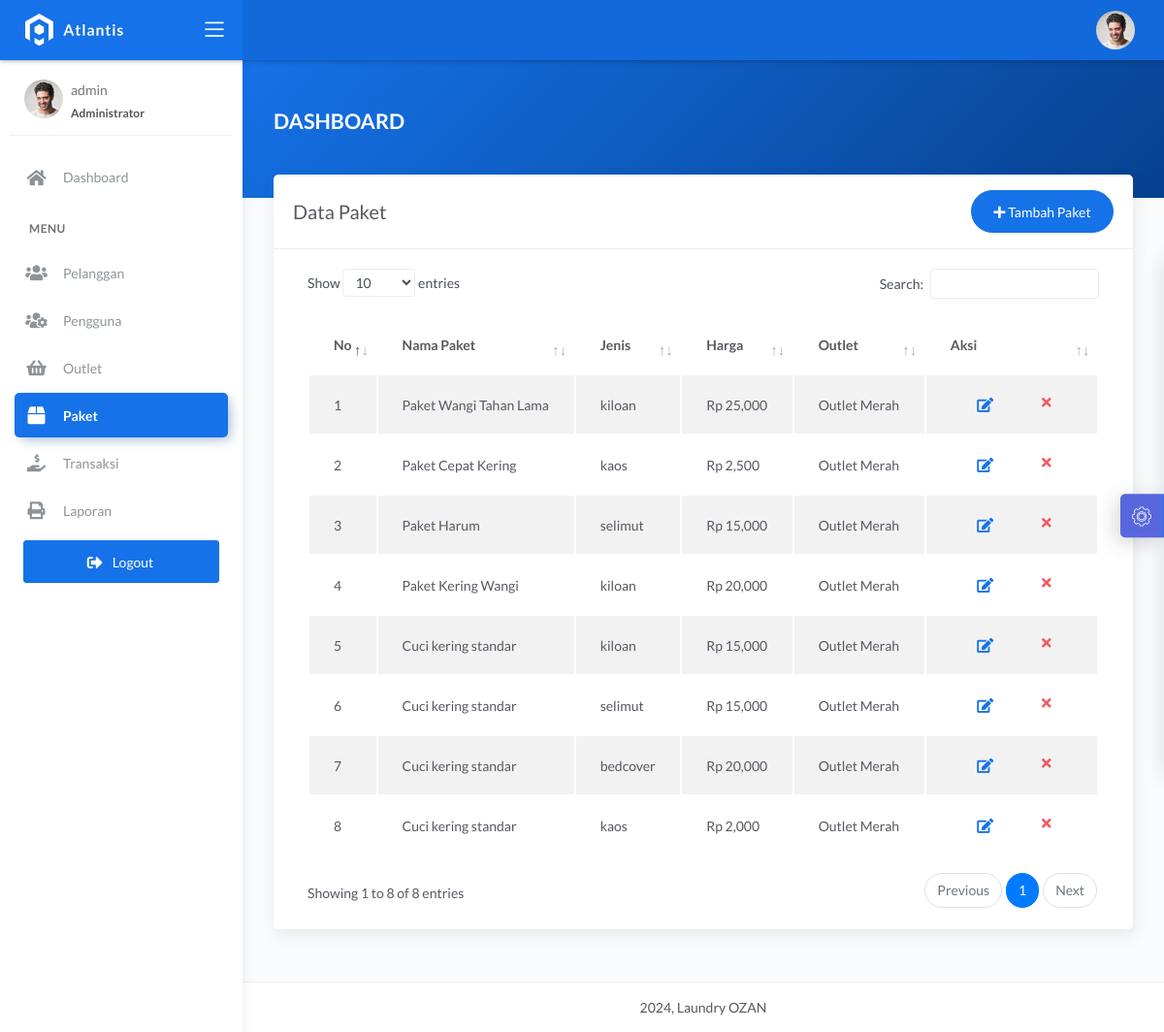
/admin/paket.php (signed in), run on the app's committed database.
### tables this page shows
CREATE TABLE `paket_cuci` (
  `id_paket` int(11) NOT NULL,
  `jenis_paket` enum('kiloan','selimut','bedcover','kaos','lain') NOT NULL,
  `nama_paket` varchar(228) NOT NULL,
  `harga` int(11) NOT NULL,
  `outlet_id` int(11) NOT NULL
);

CREATE TABLE `outlet` (
  `id_outlet` int(11) NOT NULL,
  `nama_outlet` varchar(228) DEFAULT NULL,
  `alamat_outlet` text DEFAULT NULL,
  `telp_outlet` varchar(15) DEFAULT NULL
);

### admin/paket.php (the view, shortened to what this page needs)
<?php
$title = 'Data Paket';
require 'koneksi.php';
$query = "SELECT outlet.nama_outlet, paket_cuci.* FROM paket_cuci INNER JOIN outlet ON paket_cuci.outlet_id = outlet.id_outlet";
$data = mysqli_query($conn, $query);
require 'header.php';
?>
<div class="panel-header bg-primary-gradient">
    <div class="page-inner py-5">
        <div class="d-flex align-items-left align-items-md-center flex-column flex-md-row">
            <div>
                <h2 class="text-white pb-2 fw-bold">DASHBOARD</h2>
            </div>
        </div>
    </div>
</div>
<div class="page-inner mt--5">
    <diva class="row">
        <div class="col-md-12">
            <div class="card">
                <div class="card-header">
                    <div class="d-flex align-items-center">
                        <h4 class="card-title"><?= $title; ?></h4>
                        <a href="tambah_paket.php" class="btn btn-primary btn-round ml-auto">
                            <i class="fa fa-plus"></i>
                            Tambah Paket
                        </a>
                    </div>
                </div>
                <div class="card-body">
                    <div class="table-responsive">
                        <table id="basic-datatables" class="display table table-striped table-hover">
                            <thead>
                                <tr>
                                    <th style="width: 7%">No</th>
                                    <th>Nama Paket</th>
                                    <th>Jenis</th>
                                    <th>Harga</th>
                                    <th>Outlet</th>
                                    <th style="width: 10%">Aksi</th>
                                </tr>
                            </thead>
                            <tbody>
                                <?php
                                $no = 1;
                                if (mysqli_num_rows($data) > 0) {
                                    while ($paket = mysqli_fetch_assoc($data)) {
                                ?>
                                        <tr>
                                            <td><?= $no++; ?></td>
                                            <td><?= $paket['nama_paket']; ?></td>
                                            <td><?= $paket['jenis_paket']; ?></td>
                                            <td><?= 'Rp ' . number_format($paket['harga']); ?></td>
                                            <td><?= $paket['nama_outlet']; ?>
                                            </td>
                                            <td>
                                                <div class="form-button-action">
                                                    <a href="edit_paket.php?id=<?= $paket['id_paket']; ?>" type="button" data-toggle="tooltip" title="" class="btn btn-link btn-primary btn-lg" data-original-title="Edit">
                                                        <i class="fa fa-edit"></i>
                                                    </a>
                                                    <a href="hapus_paket.php?id=<?= $paket['id_paket']; ?>" onclick="return confirm('Yakin hapus data?');" type="button" data-toggle="tooltip" title="" class="btn btn-link btn-danger" data-original-title="Hapus">
                                                        <i class="fa fa-times"></i>
                                                    </a>
                                                </div>
                                            </td>
                                        </tr>
                                <?php }
                                }
                                ?>
                            </tbody>
                        </table>
                    </div>
                </div>
            </div>
        </div>
</div>
</div>
<?php
require 'footer.php';
?>

### data on the page
paket_cuci: nama_paket "Paket Wangi Tahan Lama", jenis_paket "kiloan", harga "25,000", outlet.nama_outlet "Outlet Merah"
paket_cuci: nama_paket "Paket Cepat Kering", jenis_paket "kaos", harga "2,500", outlet.nama_outlet "Outlet Merah"
paket_cuci: nama_paket "Paket Harum", jenis_paket "selimut", harga "15,000", outlet.nama_outlet "Outlet Merah"
paket_cuci: nama_paket "Paket Kering Wangi", jenis_paket "kiloan", harga "20,000", outlet.nama_outlet "Outlet Merah"
paket_cuci: nama_paket "Cuci kering standar", jenis_paket "kiloan", harga "15,000", outlet.nama_outlet "Outlet Merah"
paket_cuci: nama_paket "Cuci kering standar", jenis_paket "selimut", harga "15,000", outlet.nama_outlet "Outlet Merah"
paket_cuci: nama_paket "Cuci kering standar", jenis_paket "bedcover", harga "20,000", outlet.nama_outlet "Outlet Merah"
paket_cuci: nama_paket "Cuci kering standar", jenis_paket "kaos", harga "2,000", outlet.nama_outlet "Outlet Merah"

### other printed values
$_SESSION['username'] "admin"
$title "Data Paket"
